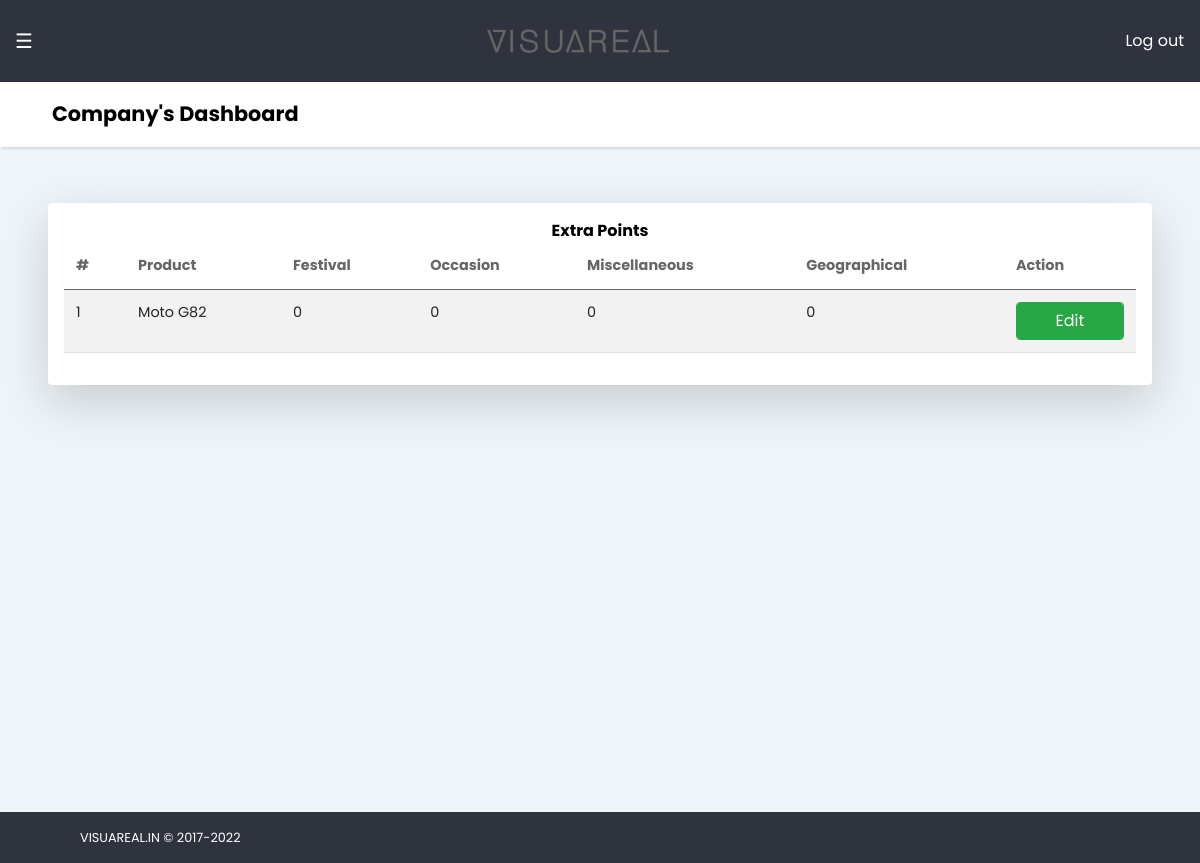
The page /company/companyPoints/DEAL1/ on the database its author committed.
### Points/models.py (models this page shows, shortened)
class ExtraPoints(models.Model):
    user = models.ForeignKey('Users.User', on_delete= models.CASCADE)
    product = models.ForeignKey('Company.CompanyInventory', on_delete= models.CASCADE)
    festival = models.IntegerField(blank= True, null= True, default= 0)
    occasion = models.IntegerField(blank= True, null= True, default= 0)
    misc = models.IntegerField(blank= True, null= True, default= 0)
    geography = models.IntegerField(blank= True, null= True, default= 0)

### Company/models.py (models this page shows)
class Inventory(models.Model):
	productName = models.CharField(max_length= 255, verbose_name= "Product Name")
	productCategory = models.CharField(max_length= 255, verbose_name= "Product Category")
	productQuantity = models.CharField(max_length= 255, verbose_name= "Product Quantity")
	price = models.IntegerField(verbose_name= "Product Price" , default=5000)
	point = models.IntegerField(default=5, verbose_name= "Product Ponits", blank=True, null=True)
	def __str__(self):
		return str(self.productName)
	class Meta:
		abstract = True

class CompanyInventory(Inventory):
	user = models.ForeignKey('Users.User', on_delete=models.CASCADE)
	companyName = models.ForeignKey('Company.AddCompany', on_delete= models.CASCADE, blank= True, null= True)

### Company/views.py (the view)
# urls.py: path('companyPoints/<slug:ref>/', views.extraPoints, name="companyPoints"),
def extraPoints(request, ref=''):
	if ref:
		user = User.objects.get(referrelCode = ref)
		if user is not None:
			extra_points = ExtraPoints.objects.all()
			context = {
				'extra_points' : extra_points,
				'extend' : 'base.html',
				'url' : 'company',
				'name' : "Company's",
				'user': user,
				'ref': ref,
			}
			return render(request, 'table.html' , context)
	else:
		return redirect('login')

### templates/table.html (shortened to what this page needs)
{% extends extend %}
{% block content%}
<div class=" shadow-lg bg-white rounded p-3 ms-5 me-5" id="influencerT">
    <div class="h-60  table-responsive-custom" >
     <span class="d-flex justify-content-center"><strong>Extra Points</strong></span>
     <table  class="table table-striped"  >
     <thead>
      <tr>
            <th scope="col">#</th>
            <th scope="col">Product</th>
            <th scope="col">Festival</th>
            <th scope="col">Occasion</th>
            <th scope="col">Miscellaneous</th>
            <th scope="col">Geographical</th>
            <th scope="col">Action</th>
      </tr>
     </thead>
     <tbody id="table1">
        <form action="#" method="post" id="form">
          {% for data in extra_points %}
          <tr>
            <td>
              {{forloop.counter}}
            </td>
            <td name='product' id='product'>
              {{data.product}}
            </td>
            <td name='festival' id='festival'>
              {{data.festival}}
            </td>
            <td name='occasion' id='occasion'>
              {{data.occasion}}
            </td>
            <td name='misc' id='misc'>
              {{data.misc}}
            </td>
            <td name='geography' id='geography'>
              {{data.geography}}
            </td>
            <td>
              <a id='submitButton' type='button' class="form-control btn btn-success" onclick="window.open('../../updatePoints/{{ref}}/{{data.pk}}','popup','width=600,height=600');" value="Edit">Edit</a>
            </td>
          {% endfor %}
          </tr>
        </form>
        </tbody>
     </table>
    </div>
</div>
{% endblock%}

### static/css/custom.css (style rules this page uses)
.table-responsive-custom { overflow-x: auto; -webkit-overflow-scrolling: touch; max-height: 500px; }

### rows shown on the page
ExtraPoints: product "Moto G82", festival "0", occasion "0", misc "0", geography "0"

### other values the page prints
{{ name }} "Company's"
